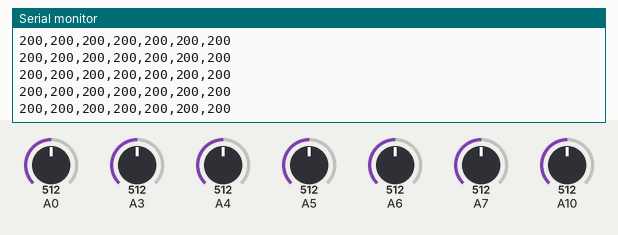
Simulated run of this sketch. Board: Arduino Mega 2560, built with avr-gcc and run on an emulated ATmega2560. Parts: the last lines printed to the serial monitor. Inputs (shaded band) come from the test bench; at power-on: A0 = 512, A3 = 512, A4 = 512, A5 = 512, A6 = 512, A7 = 512, A10 = 512.

Above: at 1.2 s.
1.3 s: A0 set to 716
At 1.49 s:
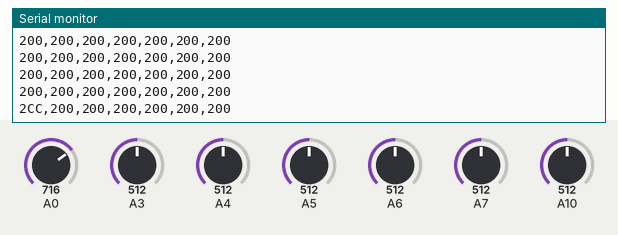
3.3 s: A3 set to 716
At 3.46 s:
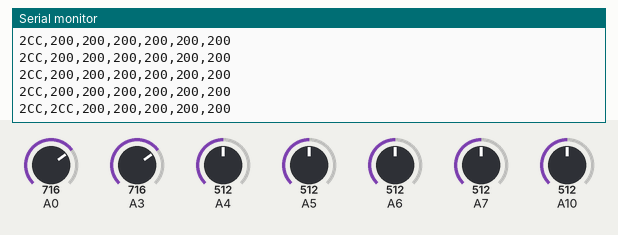
5.2 s: A4 set to 716
At 5.43 s:
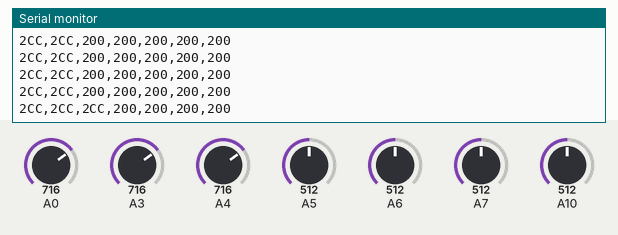
7.2 s: A5 set to 716
At 7.4 s:
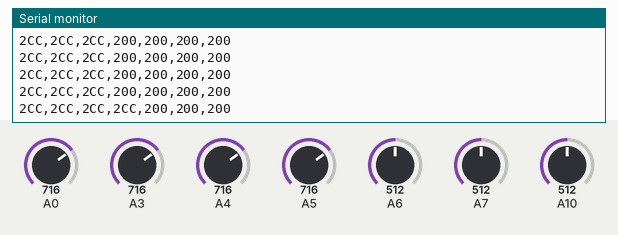
9.2 s: A6 set to 716
At 9.36 s:
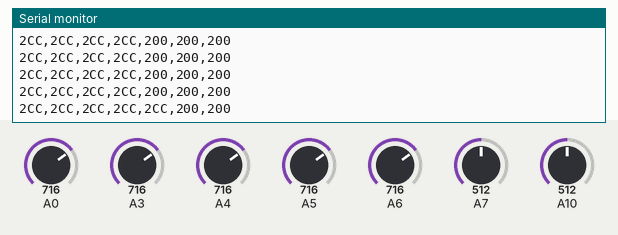
11.1 s: A7 set to 716
At 11.33 s:
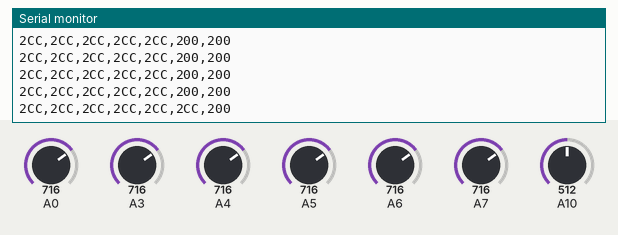

The sketch:

AnalogRead.ino
```cpp
/*
  Based on the 'Graph' example from the Energia IDE

  Hardware Required:
  * MSP-EXP430G2 LaunchPad

  Software Required:
  * Energia
  * Processing

  Run the accompanying Processing script to view analog inputs as a chart.
*/

void setup() {
  Serial.begin(9600);
}

void loop() {

	// read the analog inputs into a string, send it out on the serial port
	char s[4*7];
	sprintf(s, "%03X,%03X,%03X,%03X,%03X,%03X,%03X",
			analogRead(A0),
			analogRead(A3),
			analogRead(A4),
			analogRead(A5),
			analogRead(A6),
			analogRead(A7),
			analogRead(A10));

  Serial.println(s);

  // delays smaller than ~100 ms seem to cause problems
  delay(150);
}
```

Measured:
- after the input at 1.3 s, the serial monitor: prints a new line after 0.06 s (image 1)
- after the input at 3.3 s, the serial monitor: prints a new line at once (image 2)
- after the input at 5.2 s, the serial monitor: prints a new line after 0.10 s (image 3)
- after the input at 7.2 s, the serial monitor: prints a new line after 0.07 s (image 4)
- after the input at 9.2 s, the serial monitor: prints a new line at once (image 5)
- after the input at 11.1 s, the serial monitor: prints a new line after 0.10 s (image 6)
